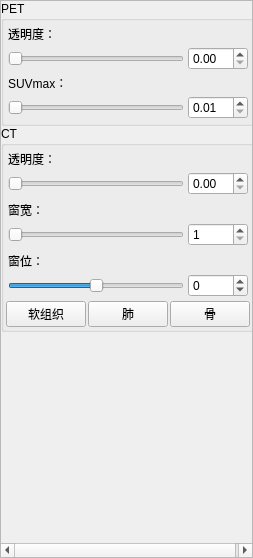
<?xml version="1.0" encoding="UTF-8"?>
<ui version="4.0">
 <class>Form</class>
 <widget class="QWidget" name="Form">
  <property name="geometry">
   <rect>
    <x>0</x>
    <y>0</y>
    <width>253</width>
    <height>558</height>
   </rect>
  </property>
  <property name="windowTitle">
   <string>Form</string>
  </property>
  <layout class="QVBoxLayout" name="verticalLayout_3">
   <property name="spacing">
    <number>0</number>
   </property>
   <property name="leftMargin">
    <number>0</number>
   </property>
   <property name="topMargin">
    <number>0</number>
   </property>
   <property name="rightMargin">
    <number>0</number>
   </property>
   <property name="bottomMargin">
    <number>0</number>
   </property>
   <item>
    <widget class="QScrollArea" name="scrollArea">
     <property name="widgetResizable">
      <bool>true</bool>
     </property>
     <widget class="QWidget" name="scrollAreaWidgetContents">
      <property name="geometry">
       <rect>
        <x>0</x>
        <y>0</y>
        <width>251</width>
        <height>556</height>
       </rect>
      </property>
      <layout class="QVBoxLayout" name="verticalLayout_4">
       <property name="spacing">
        <number>0</number>
       </property>
       <property name="leftMargin">
        <number>0</number>
       </property>
       <property name="topMargin">
        <number>0</number>
       </property>
       <property name="rightMargin">
        <number>0</number>
       </property>
       <property name="bottomMargin">
        <number>0</number>
       </property>
       <item>
        <widget class="QGroupBox" name="groupBox">
         <property name="title">
          <string>PET</string>
         </property>
         <layout class="QVBoxLayout" name="verticalLayout">
          <property name="spacing">
           <number>0</number>
          </property>
          <property name="leftMargin">
           <number>2</number>
          </property>
          <property name="topMargin">
           <number>2</number>
          </property>
          <property name="rightMargin">
           <number>2</number>
          </property>
          <property name="bottomMargin">
           <number>2</number>
          </property>
          <item>
           <layout class="QVBoxLayout" name="verticalLayout_6">
            <property name="spacing">
             <number>4</number>
            </property>
            <property name="leftMargin">
             <number>2</number>
            </property>
            <property name="topMargin">
             <number>2</number>
            </property>
            <property name="rightMargin">
             <number>2</number>
            </property>
            <property name="bottomMargin">
             <number>2</number>
            </property>
            <item>
             <widget class="QLabel" name="label_2">
              <property name="text">
               <string>透明度：  </string>
              </property>
             </widget>
            </item>
            <item>
             <layout class="QHBoxLayout" name="horizontalLayout_4">
              <item>
               <widget class="QSlider" name="sldAlphaPet">
                <property name="maximum">
                 <number>100</number>
                </property>
                <property name="orientation">
                 <enum>Qt::Orientation::Horizontal</enum>
                </property>
               </widget>
              </item>
              <item>
               <widget class="QDoubleSpinBox" name="boxAlphaPet">
                <property name="minimumSize">
                 <size>
                  <width>60</width>
                  <height>0</height>
                 </size>
                </property>
                <property name="maximumSize">
                 <size>
                  <width>60</width>
                  <height>16777215</height>
                 </size>
                </property>
                <property name="maximum">
                 <double>1.000000000000000</double>
                </property>
                <property name="singleStep">
                 <double>0.010000000000000</double>
                </property>
               </widget>
              </item>
             </layout>
            </item>
           </layout>
          </item>
          <item>
           <layout class="QVBoxLayout" name="verticalLayout_8">
            <property name="spacing">
             <number>4</number>
            </property>
            <property name="leftMargin">
             <number>2</number>
            </property>
            <property name="topMargin">
             <number>2</number>
            </property>
            <property name="rightMargin">
             <number>2</number>
            </property>
            <property name="bottomMargin">
             <number>2</number>
            </property>
            <item>
             <widget class="QLabel" name="label_6">
              <property name="text">
               <string>SUVmax：    </string>
              </property>
             </widget>
            </item>
            <item>
             <layout class="QHBoxLayout" name="horizontalLayout_5">
              <item>
               <widget class="QSlider" name="sldPET_ww">
                <property name="maximum">
                 <number>20000</number>
                </property>
                <property name="orientation">
                 <enum>Qt::Orientation::Horizontal</enum>
                </property>
               </widget>
              </item>
              <item>
               <widget class="QDoubleSpinBox" name="boxPET_ww">
                <property name="minimumSize">
                 <size>
                  <width>60</width>
                  <height>0</height>
                 </size>
                </property>
                <property name="maximumSize">
                 <size>
                  <width>60</width>
                  <height>16777215</height>
                 </size>
                </property>
                <property name="minimum">
                 <double>0.010000000000000</double>
                </property>
                <property name="maximum">
                 <double>200.000000000000000</double>
                </property>
                <property name="singleStep">
                 <double>0.010000000000000</double>
                </property>
               </widget>
              </item>
             </layout>
            </item>
           </layout>
          </item>
         </layout>
        </widget>
       </item>
       <item>
        <widget class="QGroupBox" name="groupBox_3">
         <property name="title">
          <string>CT</string>
         </property>
         <layout class="QVBoxLayout" name="verticalLayout_2">
          <property name="spacing">
           <number>2</number>
          </property>
          <property name="leftMargin">
           <number>2</number>
          </property>
          <property name="topMargin">
           <number>2</number>
          </property>
          <property name="rightMargin">
           <number>2</number>
          </property>
          <property name="bottomMargin">
           <number>2</number>
          </property>
          <item>
           <layout class="QVBoxLayout" name="verticalLayout_7">
            <property name="spacing">
             <number>4</number>
            </property>
            <property name="leftMargin">
             <number>2</number>
            </property>
            <property name="topMargin">
             <number>2</number>
            </property>
            <property name="rightMargin">
             <number>2</number>
            </property>
            <property name="bottomMargin">
             <number>2</number>
            </property>
            <item>
             <widget class="QLabel" name="label_3">
              <property name="text">
               <string>透明度：  </string>
              </property>
             </widget>
            </item>
            <item>
             <layout class="QHBoxLayout" name="horizontalLayout_8">
              <item>
               <widget class="QSlider" name="sldAlphaCt">
                <property name="maximum">
                 <number>100</number>
                </property>
                <property name="orientation">
                 <enum>Qt::Orientation::Horizontal</enum>
                </property>
               </widget>
              </item>
              <item>
               <widget class="QDoubleSpinBox" name="boxAlphaCt">
                <property name="minimumSize">
                 <size>
                  <width>60</width>
                  <height>0</height>
                 </size>
                </property>
                <property name="maximumSize">
                 <size>
                  <width>60</width>
                  <height>16777215</height>
                 </size>
                </property>
                <property name="maximum">
                 <double>1.000000000000000</double>
                </property>
                <property name="singleStep">
                 <double>0.010000000000000</double>
                </property>
               </widget>
              </item>
             </layout>
            </item>
           </layout>
          </item>
          <item>
           <layout class="QVBoxLayout" name="verticalLayout_12">
            <property name="spacing">
             <number>4</number>
            </property>
            <property name="leftMargin">
             <number>2</number>
            </property>
            <property name="topMargin">
             <number>2</number>
            </property>
            <property name="rightMargin">
             <number>2</number>
            </property>
            <property name="bottomMargin">
             <number>2</number>
            </property>
            <item>
             <widget class="QLabel" name="label_8">
              <property name="text">
               <string>窗宽：    </string>
              </property>
             </widget>
            </item>
            <item>
             <layout class="QHBoxLayout" name="horizontalLayout_11">
              <item>
               <widget class="QSlider" name="sldCT_ww">
                <property name="maximum">
                 <number>3000</number>
                </property>
                <property name="value">
                 <number>1</number>
                </property>
                <property name="orientation">
                 <enum>Qt::Orientation::Horizontal</enum>
                </property>
               </widget>
              </item>
              <item>
               <widget class="QSpinBox" name="boxCT_ww">
                <property name="minimumSize">
                 <size>
                  <width>60</width>
                  <height>0</height>
                 </size>
                </property>
                <property name="maximumSize">
                 <size>
                  <width>60</width>
                  <height>16777215</height>
                 </size>
                </property>
                <property name="minimum">
                 <number>1</number>
                </property>
                <property name="maximum">
                 <number>3000</number>
                </property>
               </widget>
              </item>
             </layout>
            </item>
           </layout>
          </item>
          <item>
           <layout class="QVBoxLayout" name="verticalLayout_11">
            <property name="spacing">
             <number>4</number>
            </property>
            <property name="leftMargin">
             <number>2</number>
            </property>
            <property name="topMargin">
             <number>2</number>
            </property>
            <property name="rightMargin">
             <number>2</number>
            </property>
            <property name="bottomMargin">
             <number>2</number>
            </property>
            <item>
             <widget class="QLabel" name="label_5">
              <property name="text">
               <string>窗位：    </string>
              </property>
             </widget>
            </item>
            <item>
             <layout class="QHBoxLayout" name="horizontalLayout_10">
              <item>
               <widget class="QSlider" name="sldCT_wl">
                <property name="minimum">
                 <number>-2000</number>
                </property>
                <property name="maximum">
                 <number>2000</number>
                </property>
                <property name="orientation">
                 <enum>Qt::Orientation::Horizontal</enum>
                </property>
               </widget>
              </item>
              <item>
               <widget class="QSpinBox" name="boxCT_wl">
                <property name="minimumSize">
                 <size>
                  <width>60</width>
                  <height>0</height>
                 </size>
                </property>
                <property name="maximumSize">
                 <size>
                  <width>60</width>
                  <height>16777215</height>
                 </size>
                </property>
                <property name="minimum">
                 <number>-2000</number>
                </property>
                <property name="maximum">
                 <number>2000</number>
                </property>
               </widget>
              </item>
             </layout>
            </item>
           </layout>
          </item>
          <item>
           <layout class="QHBoxLayout" name="horizontalLayout">
            <property name="spacing">
             <number>2</number>
            </property>
            <item>
             <widget class="QPushButton" name="btn1">
              <property name="text">
               <string>软组织</string>
              </property>
             </widget>
            </item>
            <item>
             <widget class="QPushButton" name="btn2">
              <property name="text">
               <string>肺</string>
              </property>
             </widget>
            </item>
            <item>
             <widget class="QPushButton" name="btn3">
              <property name="text">
               <string>骨</string>
              </property>
             </widget>
            </item>
           </layout>
          </item>
         </layout>
        </widget>
       </item>
       <item>
        <spacer name="verticalSpacer">
         <property name="orientation">
          <enum>Qt::Orientation::Vertical</enum>
         </property>
         <property name="sizeHint" stdset="0">
          <size>
           <width>20</width>
           <height>40</height>
          </size>
         </property>
        </spacer>
       </item>
      </layout>
     </widget>
    </widget>
   </item>
  </layout>
 </widget>
 <resources/>
 <connections>
  <connection>
   <sender>boxCT_ww</sender>
   <signal>valueChanged(int)</signal>
   <receiver>sldCT_ww</receiver>
   <slot>setValue(int)</slot>
   <hints>
    <hint type="sourcelabel">
     <x>193</x>
     <y>295</y>
    </hint>
    <hint type="destinationlabel">
     <x>125</x>
     <y>287</y>
    </hint>
   </hints>
  </connection>
  <connection>
   <sender>sldCT_ww</sender>
   <signal>valueChanged(int)</signal>
   <receiver>boxCT_ww</receiver>
   <slot>setValue(int)</slot>
   <hints>
    <hint type="sourcelabel">
     <x>45</x>
     <y>290</y>
    </hint>
    <hint type="destinationlabel">
     <x>209</x>
     <y>293</y>
    </hint>
   </hints>
  </connection>
  <connection>
   <sender>boxCT_wl</sender>
   <signal>valueChanged(int)</signal>
   <receiver>sldCT_wl</receiver>
   <slot>setValue(int)</slot>
   <hints>
    <hint type="sourcelabel">
     <x>184</x>
     <y>340</y>
    </hint>
    <hint type="destinationlabel">
     <x>153</x>
     <y>343</y>
    </hint>
   </hints>
  </connection>
  <connection>
   <sender>sldCT_wl</sender>
   <signal>valueChanged(int)</signal>
   <receiver>boxCT_wl</receiver>
   <slot>setValue(int)</slot>
   <hints>
    <hint type="sourcelabel">
     <x>55</x>
     <y>344</y>
    </hint>
    <hint type="destinationlabel">
     <x>216</x>
     <y>348</y>
    </hint>
   </hints>
  </connection>
 </connections>
</ui>
